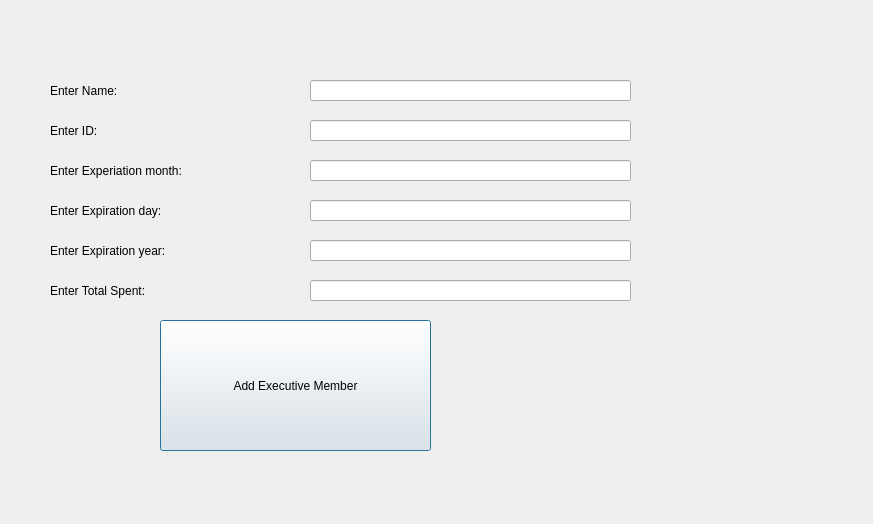
<?xml version="1.0" encoding="UTF-8"?>
<ui version="4.0">
 <class>NewExecutive</class>
 <widget class="QDialog" name="NewExecutive">
  <property name="geometry">
   <rect>
    <x>0</x>
    <y>0</y>
    <width>873</width>
    <height>524</height>
   </rect>
  </property>
  <property name="windowTitle">
   <string>Dialog</string>
  </property>
  <widget class="QPushButton" name="pushButton">
   <property name="geometry">
    <rect>
     <x>160</x>
     <y>320</y>
     <width>271</width>
     <height>131</height>
    </rect>
   </property>
   <property name="text">
    <string>Add Executive Member</string>
   </property>
  </widget>
  <widget class="QLineEdit" name="lineEdit">
   <property name="geometry">
    <rect>
     <x>310</x>
     <y>80</y>
     <width>321</width>
     <height>21</height>
    </rect>
   </property>
  </widget>
  <widget class="QLabel" name="label_5">
   <property name="geometry">
    <rect>
     <x>50</x>
     <y>190</y>
     <width>251</width>
     <height>41</height>
    </rect>
   </property>
   <property name="text">
    <string>Enter Expiration day:</string>
   </property>
  </widget>
  <widget class="QLabel" name="label_8">
   <property name="geometry">
    <rect>
     <x>50</x>
     <y>270</y>
     <width>251</width>
     <height>41</height>
    </rect>
   </property>
   <property name="text">
    <string>Enter Total Spent:</string>
   </property>
  </widget>
  <widget class="QLabel" name="label_7">
   <property name="geometry">
    <rect>
     <x>50</x>
     <y>230</y>
     <width>251</width>
     <height>41</height>
    </rect>
   </property>
   <property name="text">
    <string>Enter Expiration year:</string>
   </property>
  </widget>
  <widget class="QLabel" name="label_2">
   <property name="geometry">
    <rect>
     <x>50</x>
     <y>150</y>
     <width>251</width>
     <height>41</height>
    </rect>
   </property>
   <property name="text">
    <string>Enter Experiation month:</string>
   </property>
  </widget>
  <widget class="QLineEdit" name="lineEdit_5">
   <property name="geometry">
    <rect>
     <x>310</x>
     <y>240</y>
     <width>321</width>
     <height>21</height>
    </rect>
   </property>
  </widget>
  <widget class="QLineEdit" name="lineEdit_3">
   <property name="geometry">
    <rect>
     <x>310</x>
     <y>160</y>
     <width>321</width>
     <height>21</height>
    </rect>
   </property>
  </widget>
  <widget class="QLineEdit" name="lineEdit_6">
   <property name="geometry">
    <rect>
     <x>310</x>
     <y>280</y>
     <width>321</width>
     <height>21</height>
    </rect>
   </property>
  </widget>
  <widget class="QLabel" name="label">
   <property name="geometry">
    <rect>
     <x>50</x>
     <y>70</y>
     <width>161</width>
     <height>41</height>
    </rect>
   </property>
   <property name="text">
    <string>Enter Name:</string>
   </property>
  </widget>
  <widget class="QLineEdit" name="lineEdit_4">
   <property name="geometry">
    <rect>
     <x>310</x>
     <y>200</y>
     <width>321</width>
     <height>21</height>
    </rect>
   </property>
  </widget>
  <widget class="QLabel" name="label_3">
   <property name="geometry">
    <rect>
     <x>50</x>
     <y>110</y>
     <width>141</width>
     <height>41</height>
    </rect>
   </property>
   <property name="text">
    <string>Enter ID:</string>
   </property>
  </widget>
  <widget class="QLineEdit" name="lineEdit_2">
   <property name="geometry">
    <rect>
     <x>310</x>
     <y>120</y>
     <width>321</width>
     <height>21</height>
    </rect>
   </property>
  </widget>
 </widget>
 <resources/>
 <connections/>
</ui>
